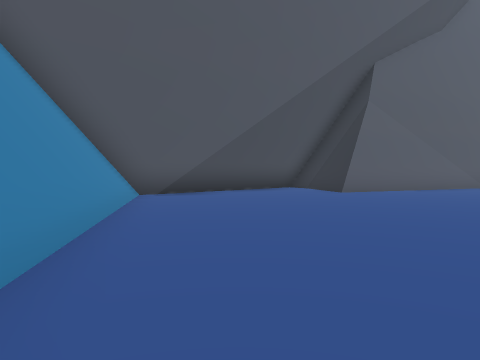
View 1 (above)

19 first-person views from a walk through a Unity game level. The camera is 1.4 m above the floor, tilts 2° down and sees 70° across. The floor is counted in squares, 2 m on a side. Each view is taken from the middle of a square. On the plan, view 1 faces up. The plan holds only what a view shows up to about 11 squares ahead; the rest is blank. The place goes on beyond the plan. Door leaves are left out, so doorways stand open.

View 2
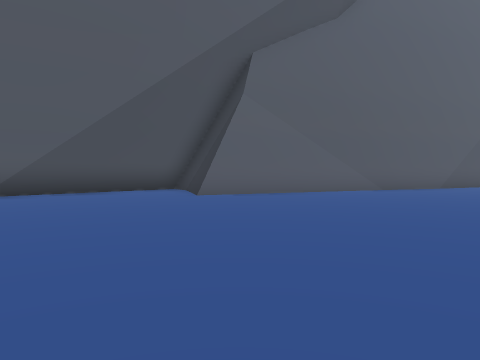

View 3
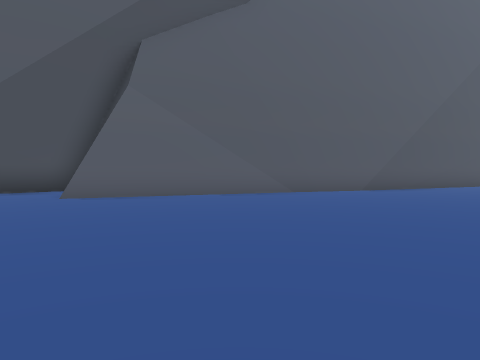

View 4
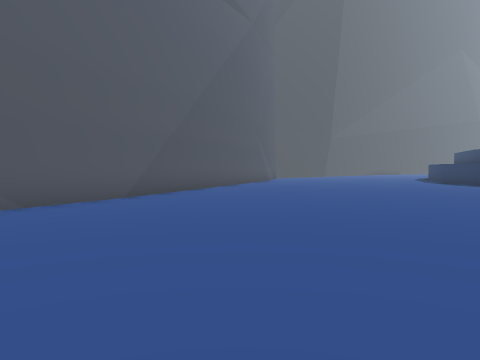

View 5
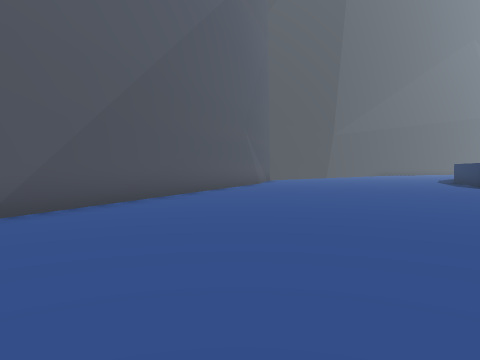

View 6
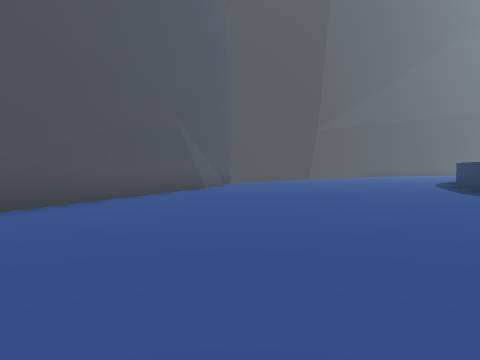

View 7
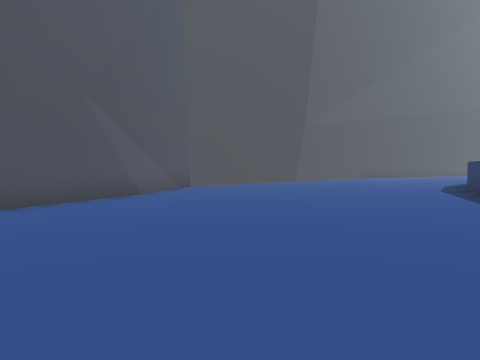

View 8
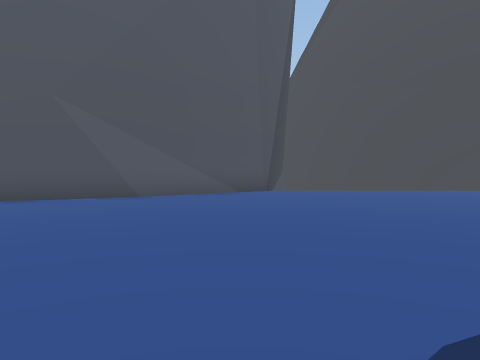

View 9
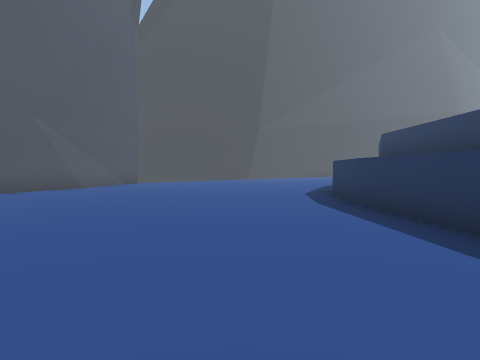

View 10
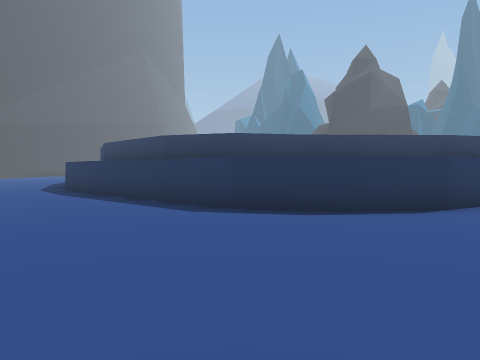

View 11
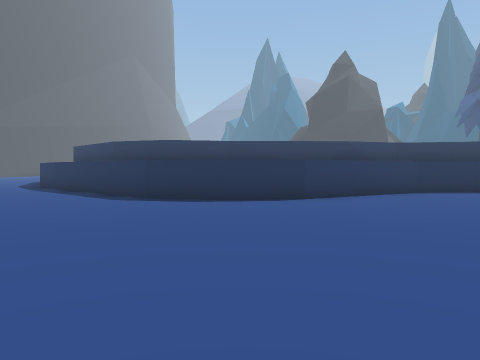

View 12
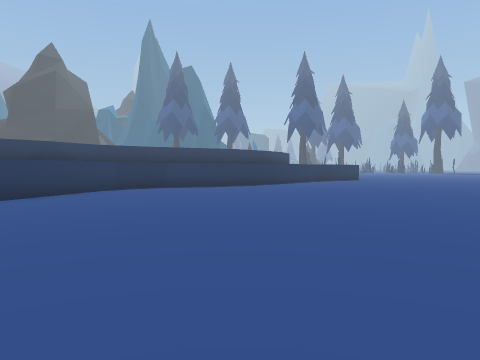

View 13
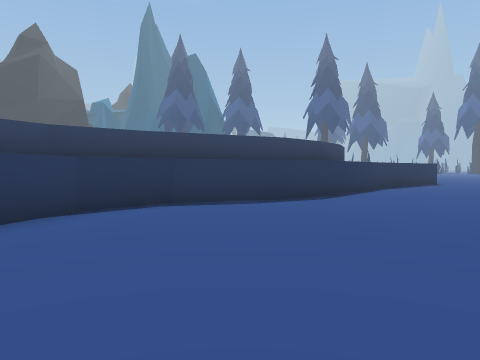

View 14
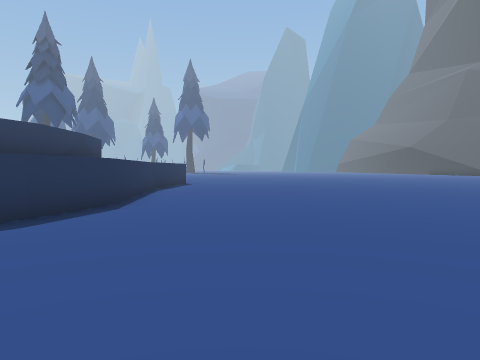

View 15
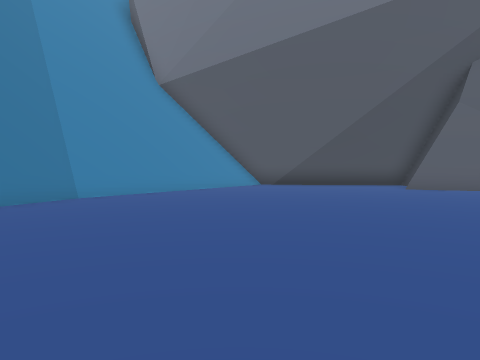

View 16
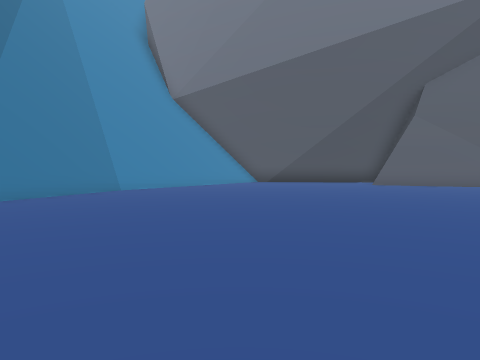

View 17
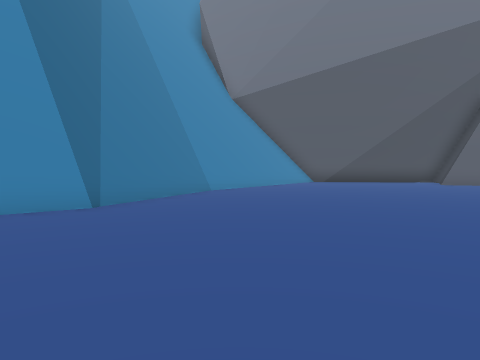

View 18
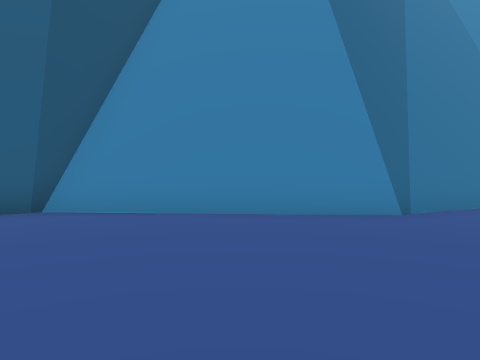

View 19
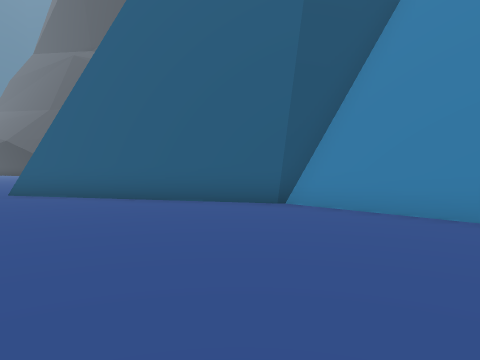

### Floor plan
Points are (right, up) in squares from view 1. A wall is a line through its corners. A room is listed if a view was taken in it or the views show most of it. See-through windows are left out.
Room 1 (views 1, 2, 3, 4, 5, 6, 7, 8, 9, 10, 11, 12, 13, 14, 15, 16, 17, 18, 19)
walls: (19.5, 2.8) (19.7, 3.3); (19.6, 0.7) (19.5, 1.9); (20.4, -0.7) (20, -0.1); (20.9, -1.6) (20.4, -0.8); (22.1, 4.1) (22.7, 5.9) (25.4, 8.5); (21.7, -3) (21.4, -2.6); (11.8, 13) (4.2, 10.5); (21.8, -4.9) (21.8, -4.1); (20.8, -7.2) (20.9, -6.7); (22.4, -6.2) (22.9, -4.7); (3.6, 10.3) (3.2, 10.2) (2.8, 11.6) (2.1, 12.5); (20.5, -8.2) (20.7, -7.6); (3, 9.9) (2.5, 11.8); (0.1, -2.9) (0.6, -3.6); (0.6, -4.1) (0.3, -8.9) (0.6, -9.3); (-1.5, 1.1) (0.5, -3.4); (-1.8, 1.1) (0.2, -3.2); (20.7, -10.7) (20.5, -8.9); (2.2, 12.3) (-1.7, 9.1); (21.8, -11.1) (21.7, -8.5); (-1.1, 9.5) (-3, 8.3) (-1.7, 0.9); (0.6, -9.2) (2.9, -13.5); (22, -12.1) (21.7, -10.2); (20.9, -13) (20.7, -11.6); (-2.8, 8.6) (-1.5, 0.9); (21.5, 17.3) (10.8, 12.6); (24.9, 19.6) (21, 17); (25, 20.1) (24.9, 19.6) (24.7, 19.3)
low walls: (8.4, 11.9) (3, 9.9); (2.1, 12.5) (-0.4, 10.5); (-0.5, 10.4) (-2.1, 9.1); (-1.8, 9.3) (-2.8, 8.6); (-2.7, 8.7) (-1.4, 1.3)
ways out: opening at (24.2, 6.5); gap at (20, 2)

Positions as (right, up) in squares from view 1, and headings:
1: (0, 0), facing up
2: (4, 1), facing up
3: (7, 2), facing up
4: (7, 5), facing up-right
5: (10, 7), facing up-right
6: (14, 8), facing up-right
7: (17, 9), facing up-right
8: (24, 9), facing up
9: (17, 5), facing up-right
10: (14, 4), facing right
11: (12, 2), facing right
12: (11, 2), facing down-right
13: (16, -1), facing down-right
14: (18, -2), facing down
15: (7, -2), facing up-left
16: (9, -4), facing up-left
17: (7, -6), facing up-left
18: (6, -6), facing left
19: (6, -5), facing down-left
